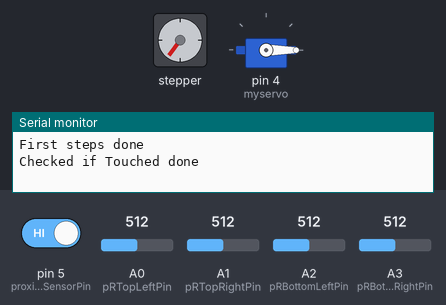
Bench run of a sketch on a simulated Arduino Uno, built with avr-gcc and run on an emulated ATmega328P. Parts: stepper motor, servo, the last lines printed to the serial monitor. Wiring (inferred from the names in the program): stepper motor driver (200 steps per turn assumed): step pin 3; direction pin 2. The test bench sets the inputs (shaded band); at power-on: pin 5 (proximitySensorPin) HIGH, A0 (pRTopLeftPin) = 512, A1 (pRTopRightPin) = 512, A2 (pRBottomLeftPin) = 512, A3 (pRBottomRightPin) = 512.

Above: at 5.0 s.
5.1 s: pin 5 (proximitySensorPin) driven LOW
At 6.6 s:
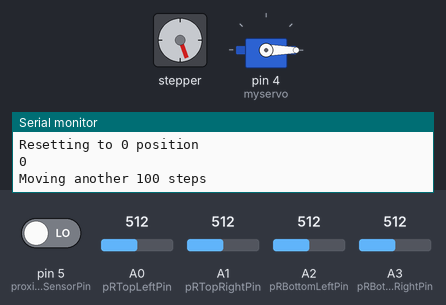
9.0 s: A0 (pRTopLeftPin) set to 500
At 12.63 s:
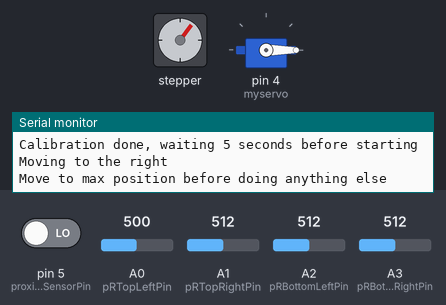
15.1 s: A1 (pRTopRightPin) set to 390
20.4 s: A2 (pRBottomLeftPin) set to 435
24.3 s: A2 (pRBottomLeftPin) set to 404
At 25.5 s:
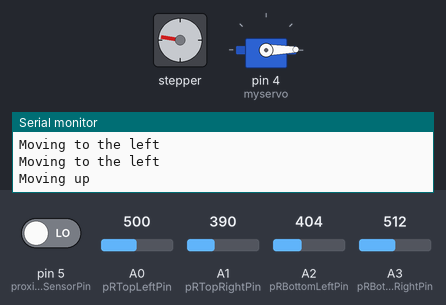
28.2 s: A3 (pRBottomRightPin) set to 485
At 29.4 s:
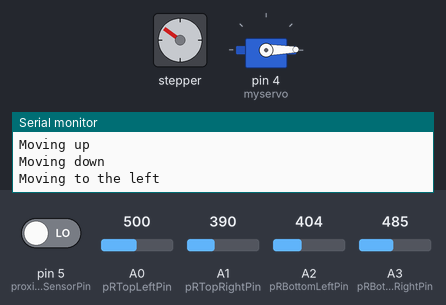
Timing chart, 0 to 41.5 s (numbered marks = the images above; inputs shaded):
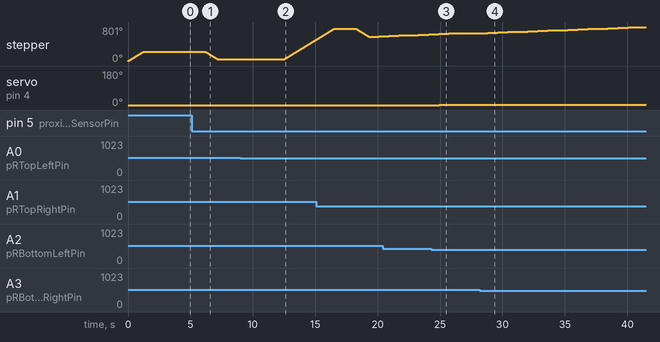

Measured:
- the behaviour switches between 512 and 511 on A0 (pRTopLeftPin) (found by bisection; images 1 and 2)
- the behaviour switches between 418 and 417 on A2 (pRBottomLeftPin) (found by bisection; images 2 and 3)
- the behaviour switches between 499 and 498 on A3 (pRBottomRightPin) (found by bisection; images 3 and 4)
- after the input at 9.0 s, stepper: keeps turning clockwise at about 180°/s, starting after 3.5 s
- after the input at 24.3 s, servo on pin 4 (myservo): alternates 2° for 0.75 s and 1° for 0.80 s, starting after 0.62 s
- after the input at 28.2 s, servo on pin 4 (myservo): stops changing and stays 1°

The sketch:

Main.ino
```cpp
#include <Servo.h>

const int dirPin = 2;
const int stepPin = 3;
const int maxRotation = 400; //stepsPerRevolution = 400 as we have a 1:2 gear ratio
const int proximitySensorPin = 5;
int proxVal;
int servoPos = 0;
int stepsPos = 0;
bool zeroPosTouched = false;
String debug = "Did not touch";
const int pRTopRightPin = A1; // Photoresistor at Arduino analog pin A0 BLUE - top right
const int pRTopLeftPin = A0; // Photoresistor at Arduino analog pin A1 GREEN - top left
const int pRBottomRightPin = A3; // Photoresistor at Arduino analog pin A0 GREY - bottom right
const int pRBottomLeftPin = A2; // Photoresistor at Arduino analog pin A1 PURPLE - bottom left
int topRightResVal;
int topLeftResVal;
int bottomRightResVal;
int bottomLeftResVal;
int photoOffset = 3;
Servo myservo;
int servoStepSize = 1;
int servoMaxPos = 45;
int servoCurPos = 0;
int divider = 5;


void setup() {
  myservo.attach(4);
  myservo.write(0);
  Serial.begin(9600);
  pinMode(proximitySensorPin, INPUT);
  pinMode(dirPin, OUTPUT);
  pinMode(stepPin, OUTPUT);
  digitalWrite(dirPin, HIGH);
  Serial.println("Moving 120 steps to make sure the startup havent moved the motor too far");
  for (int x = 0; x < 120; x++) {
    myservo.write(0);
    digitalWrite(dirPin, HIGH); // HIGH = left (counterclockwise), LOW = right (clockwise) with black towards power of the motor
    digitalWrite(stepPin, HIGH);
    delay(5);
    digitalWrite(stepPin, LOW);
    delay(5);
  }
  Serial.println("First steps done");
  delay(2000);
//  // Test if the motor is already above the sensor, if so move it away and back to get the correct 0 position
  if (digitalRead(proximitySensorPin) == 0) {
    Serial.println("Touched before moving, correting position");
    digitalWrite(dirPin, HIGH); //set direction and move it until it no longer touches the sensor
    Serial.println(proximitySensorPin);
    while (digitalRead(proximitySensorPin) == 0) {
      digitalWrite(stepPin, HIGH);
      delay(5);
      digitalWrite(stepPin, LOW);
      delay(5);
    }
    for (int x = 0; x < 10; x++) { // move it 10 steps further to make sure its away from the sensor
      digitalWrite(stepPin, HIGH);
      delay(5);
      digitalWrite(stepPin, LOW);
      delay(5);
    } // continue as if it never touched the sensor during setup
  }
  Serial.println("Checked if Touched done");
  delay(2000);
  resetTo0();
  Serial.println("Calibration done, waiting 5 seconds before starting");
  delay(5000);
}

void loop() {
  // put your main code here, to run repeatedly:
  int val = digitalRead(proximitySensorPin);
  topRightResVal = 0;
  topLeftResVal = 0;
  bottomRightResVal = 0;
  bottomLeftResVal = 0;
  for (int i = 0; i < divider ; i ++) {
    topRightResVal += analogRead(pRTopRightPin);
    topLeftResVal += analogRead(pRTopLeftPin) - 3;
    bottomRightResVal += analogRead(pRBottomRightPin);
    bottomLeftResVal += analogRead(pRBottomLeftPin) - 3;
    delay(50);
  }
  topRightResVal = topRightResVal / divider;
  topLeftResVal = topLeftResVal / divider;
  bottomRightResVal = bottomRightResVal / divider;
  bottomLeftResVal = bottomLeftResVal / divider;

  int bottomVal = bottomLeftResVal + bottomRightResVal;
  int topVal = topLeftResVal + topRightResVal;
  int rightVal = topRightResVal + bottomRightResVal;
  int leftVal = topLeftResVal + bottomLeftResVal;

  if (bottomVal + (photoOffset * 3) < topVal) {
    //move up
    up();
  }
  else if (topVal + (photoOffset * 3) < bottomVal && ((servoCurPos - servoStepSize) > 0)) {
    //move down
    down();

  }
  else if (leftVal + (photoOffset * 3) < rightVal) {
    //move right
    right(5);
  }
  else if (rightVal + (photoOffset * 3) < leftVal) {
    //move left
    left(5);
  }
  else {
    if (topLeftResVal > (topRightResVal + photoOffset) || bottomLeftResVal > (bottomRightResVal + photoOffset)) {
      //move to the left
      left(5);
    } else if (topRightResVal > (topLeftResVal + photoOffset) || bottomRightResVal > (bottomLeftResVal + photoOffset)) {
      //move to the right
      right(5);
    }
    if (topLeftResVal > (bottomLeftResVal + photoOffset) || topRightResVal > (bottomRightResVal + photoOffset)) {
      //move up
      up();
    } else if (bottomLeftResVal > (topLeftResVal + photoOffset) || bottomRightResVal > (topRightResVal + photoOffset)) {
      //move down
      down();
    }
  }
  delay(500);
}

void resetTo0() {
  Serial.println("Resetting to 0 position");
  digitalWrite(dirPin, LOW);
  int proxSensVal = digitalRead(proximitySensorPin);
  Serial.println(proxSensVal);
  while (proxSensVal != 0) {
    Serial.println("Not touched");
    digitalWrite(stepPin, HIGH);
    delay(5);
    digitalWrite(stepPin, LOW);
    delay(5);
  }
  Serial.println("Moving another 100 steps");
  delay(1000);
  for (int x = 0; x < 100; x++) { //move another 100 steps past the sensor
    digitalWrite(stepPin, HIGH);
    delay(5);
    digitalWrite(stepPin, LOW);
    delay(5);
  }
  stepsPos = 0;
}

void left(int steps) {
  Serial.println("Moving to the left");
  if (stepsPos + steps < maxRotation) { //no problem, move as normal
    digitalWrite(dirPin, HIGH); // HIGH = left (counterclockwise), LOW = right (clockwise) with black towards power of the motor
    for (int x = 0; x < steps; x++) {
      digitalWrite(stepPin, HIGH);
      delay(5);
      digitalWrite(stepPin, LOW);
      delay(5);
    }
    stepsPos += steps;
  } else { //move back to 0 position before doing anything else
    Serial.println("Move back to 0 position before doing anything else");
    resetTo0();
  }
}

void right(int steps) {
  Serial.println("Moving to the right");
  if (stepsPos - steps > 0) { //no problem, move as normal
    digitalWrite(dirPin, LOW); // HIGH = left (counterclockwise), LOW = right (clockwise) with black towards power of the motor
    for (int x = 0; x < steps; x++) {
      digitalWrite(stepPin, HIGH);
      delay(5);
      digitalWrite(stepPin, LOW);
      delay(5);
    }
    stepsPos -= steps;
  } else {
    Serial.println("Move to max position before doing anything else");
    digitalWrite(dirPin, HIGH);
    for (int x = 0; x < maxRotation; x++) {
      digitalWrite(stepPin, HIGH);
      delay(5);
      digitalWrite(stepPin, LOW);
      delay(5);
    }
    stepsPos = maxRotation;
  }
}

void up() {
  if (servoCurPos + servoStepSize >= servoMaxPos) {
    Serial.println("Currently at max pos, not moving up, turning around instead");
    delay(2000);
    if (stepsPos + (maxRotation / 2) <= maxRotation) {
      left(maxRotation / 2);
    } else if (stepsPos - (maxRotation / 2) >= 0) {
      right(maxRotation / 2);
    } else {
      Serial.println("Should never happen");
    }
  }
  else {
    Serial.println("Moving up");
    servoCurPos += servoStepSize ;
    myservo.write(servoCurPos);
  }
}
void down() {
  if (servoCurPos - servoStepSize < 0) {
    Serial.println("Currently at 0 pos, not moving down");
  }
  else {
    Serial.println("Moving down");
    servoCurPos -= servoStepSize ;
    myservo.write(servoCurPos);
  }
}
```
